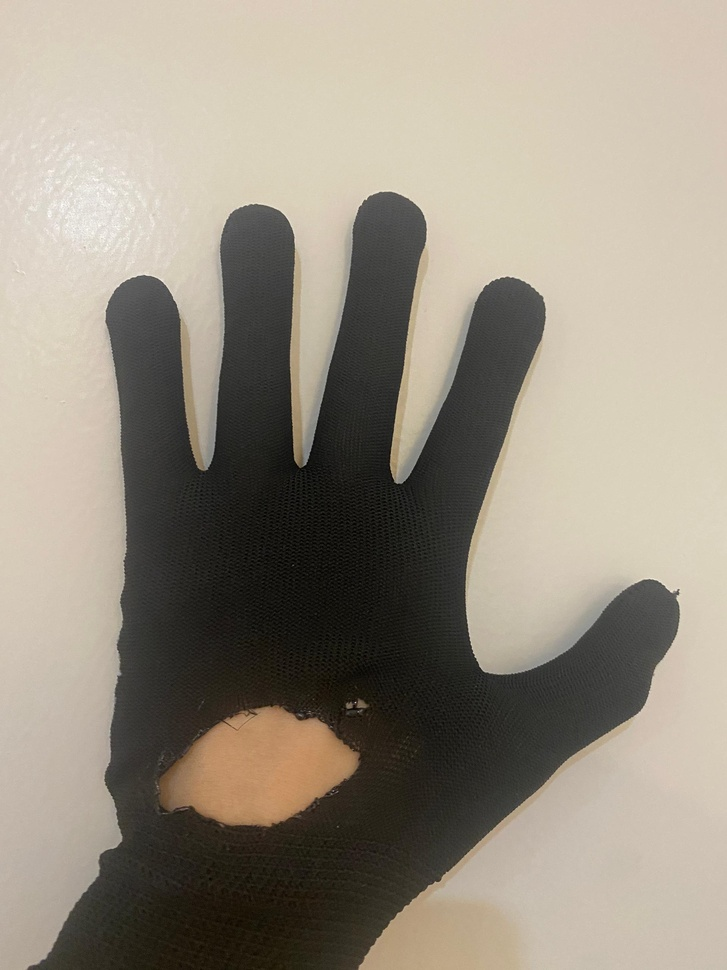
%> input picture Burn-1.jpg, 727 x 970 px, shrunk from 1920 x 2560 before the run
$ octave BurnDetection.m   (GNU Octave 9; MATLAB toolbox functions it lacks are replaced by stand-ins)
%> lines starting %> are read from the running program, lines starting %| are printed output that depends on the picture; in (x1, y1, x2, y2) boxes, pixels count from 0 and x2, y2 are one past the last pixel; in counts of white or black regions, pixels touching at a corner belong together; the program's own positions count from 1
                           %---------------Detect Burn Holes----------------%
% Load the image
image = imread('Burn-1.jpg');
%> image is the input picture: size 970x727x3 uint8; mean R, G, B 151, 142.6, 129

% Convert to grayscale
grayImage = rgb2gray(image);
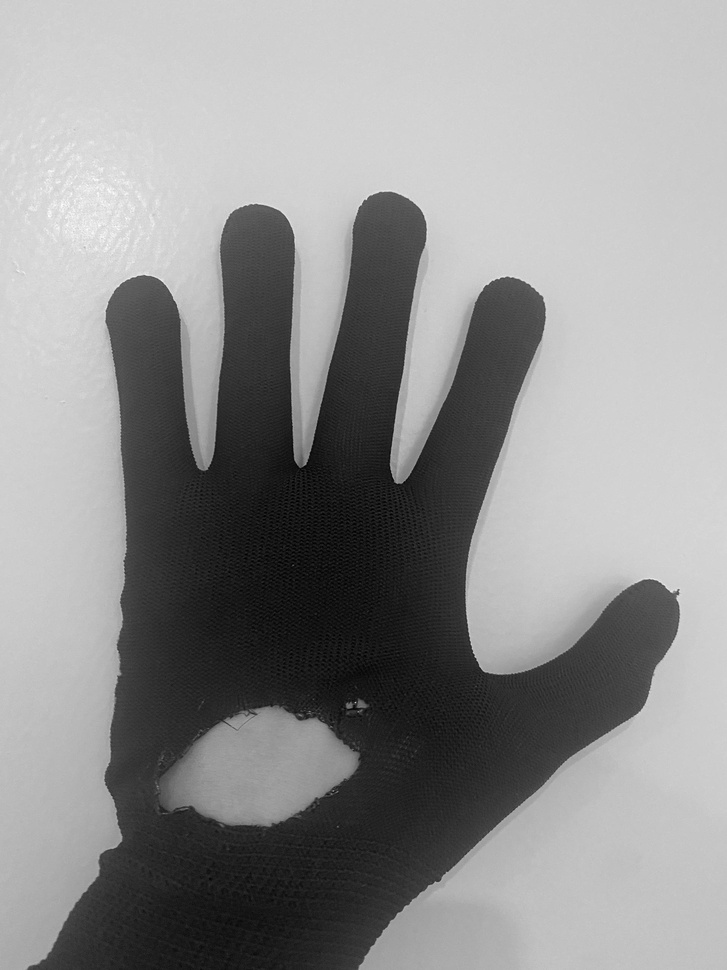
%> grayImage: size 970x727 uint8; min 0, max 254, mean 143.6

% Convert the grayscale image to a binary image using adaptive thresholding
% Convert to binary helps to identify regions of interest
binary = imbinarize(grayImage, 'adaptive', 'ForegroundPolarity','dark','Sensitivity',0.4);
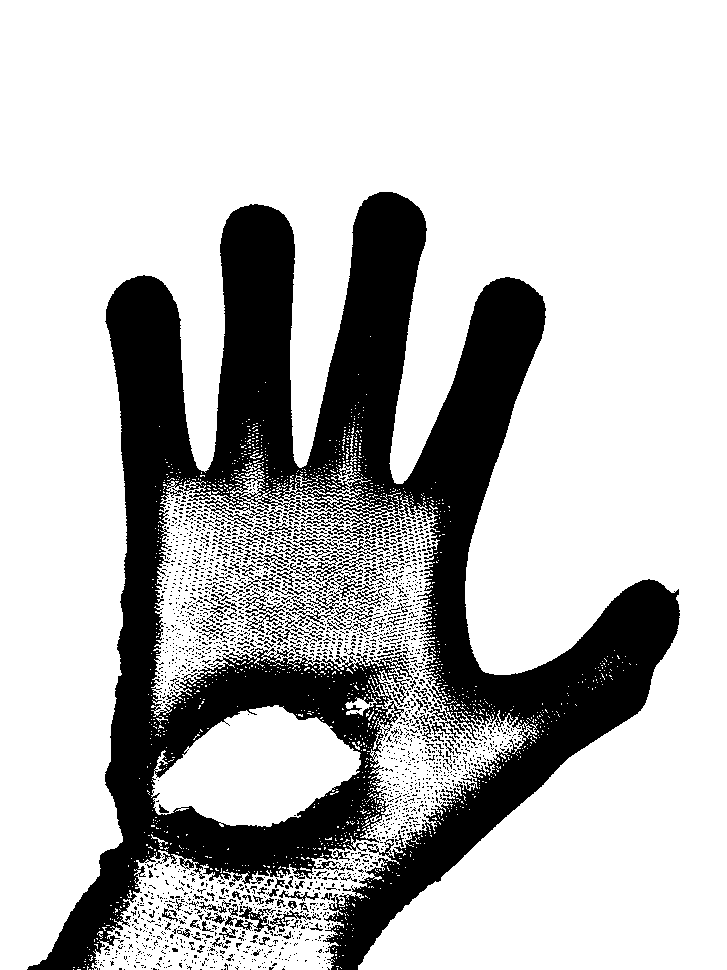
%> binary: size 970x727 logical; 74.6% white; 2373 black regions (2218 under 20 px), largest, box (x1, y1, x2, y2) and area: (27, 192, 680, 970) 160826, (290, 551, 366, 582) 525, (311, 575, 382, 607) 387

% Perform morphological opening to remove noise
% This involves erosion followed by dilation, using a disk-shaped structuring element.
structuringElement = strel('disk', 17);
cleanedImage = imopen(binary, structuringElement);
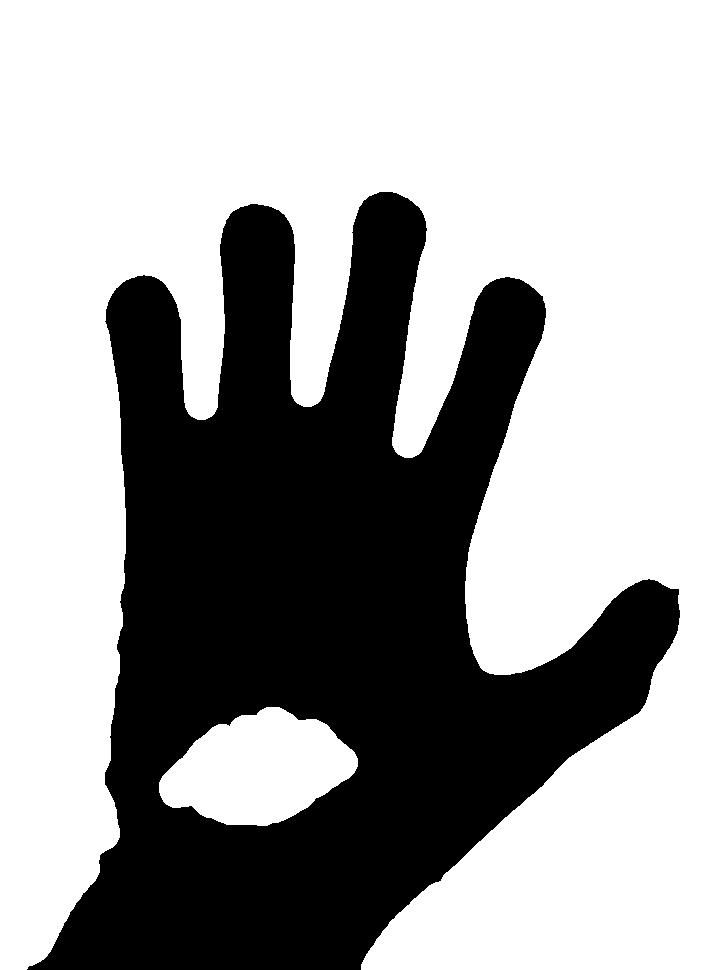
%> cleanedImage: size 970x727 logical; 64.3% white; 1 black region, box (x1, y1, x2, y2) and area: (27, 192, 680, 970) 251778

% Label connected components in binary Image
[connectedComponents, numberOfObjects] = bwlabel(cleanedImage);
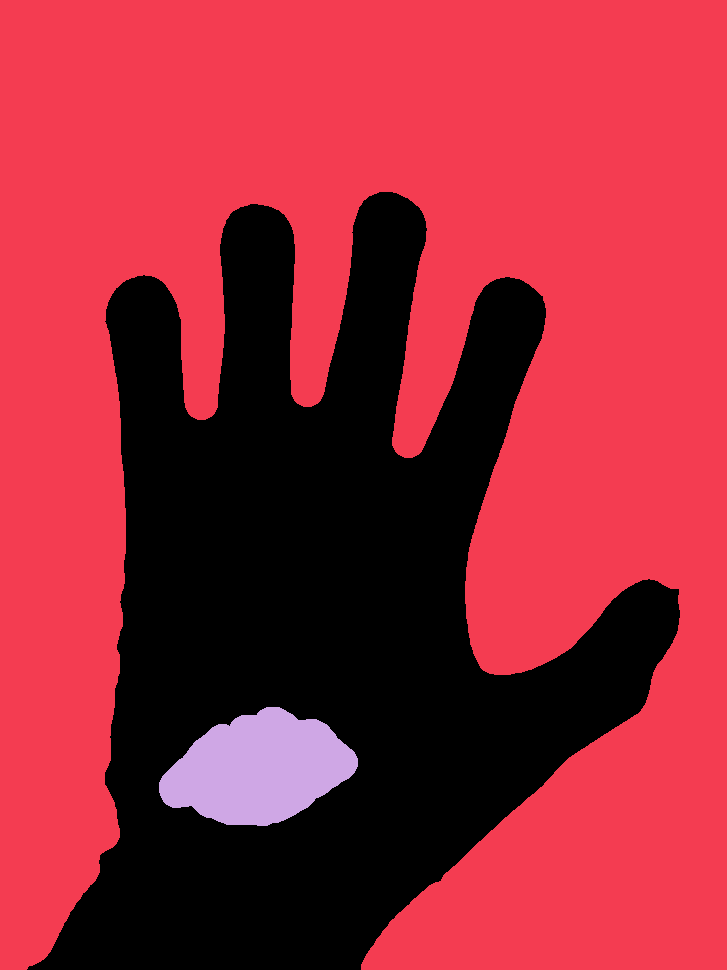
%> connectedComponents: size 970x727 double; 3 distinct labels, from 0 to 2; one colour per label, 0 black
%> numberOfObjects = 2

% Extract properties of the connected components, focusing on their area, pixel indices,
% and centroids
stats = regionprops(connectedComponents, 'Area', 'PixelIdxList', 'Centroid');
%> stats = 2 regions; Area and Centroid: 437556 [391.8 399.6], 15856 [259.3 769.6]

% Sort the connected components based on their area in descending order
[sortedAreas, sortedIdx] = sort([stats.Area], 'descend');
%> sortedAreas = [437556 15856]; sortedIdx = [1 2]

% Initialize a binary mask to highlight burn holes within the objects
holeMask = false(size(grayImage));

% Iterate over the sorted connected components, starting from the second largest
% The largest component is likely not a hole but the main object of interest
for k = 2:length(sortedAreas)
    % Define a threshold for what we consider a bunr hole
    % This threshold can be defined based on the size of the holes we expect to find
    holeAreaThreshold = 100;

    % If the area of the current component exceeds the threshold, it's marked as a hole
    if stats(sortedIdx(k)).Area > holeAreaThreshold
        % Update the burn hole mask to include the current component
        holeMask(stats(sortedIdx(k)).PixelIdxList) = true;
    end
end
%> this loop made 1 pass
%> holeAreaThreshold on pass 1: 100
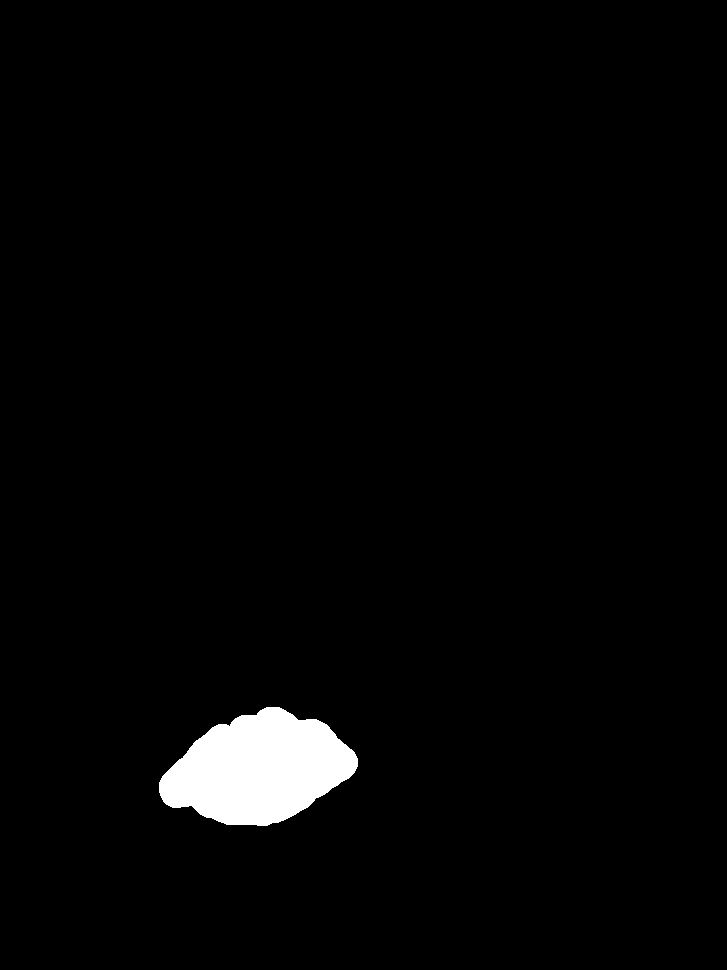
%> holeMask: size 970x727 logical; 2.2% white; 1 white region, box (x1, y1, x2, y2) and area: (159, 707, 358, 826) 15856

% Find the boundary of the identified holes for visualization
[B, L] = bwboundaries(holeMask, 'noholes');
%> B = 1 boundary; box (x1, y1, x2, y2) and points: (159, 707, 358, 826) 440

% Start plotting
figure;

% Subplot for the original image
subplot(2, 2, 1);
imshow(image);
title('Original Image');

% Subplot for the binary image
subplot(2, 2, 2);
imshow(binary);
title('Binary Image');

% Subplot for the cleaned image
subplot(2, 2, 3);
imshow(cleanedImage);
title('Cleaned Image');

% Subplot for the original image with boundaries of the holes
subplot(2, 2, 4);
imshow(image);
hold on;
title('Original Image with Hole Boundaries');

% Overlay the boundaries of the holes of identified holes on the image
for k = 1:length(B)
    boundary = B{k};
    plot(boundary(:,2), boundary(:,1), 'r', 'LineWidth', 2);
end
%> this loop made 1 pass
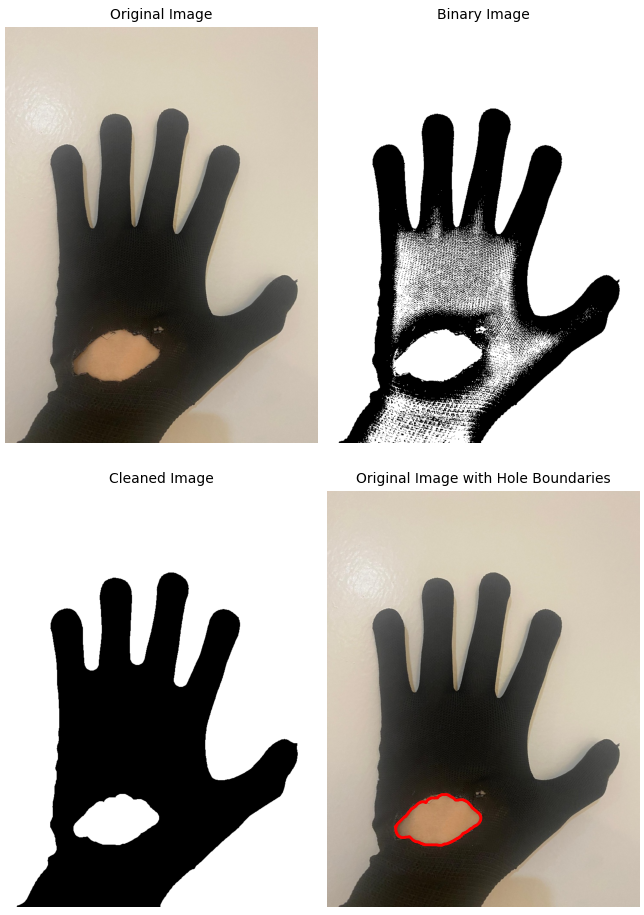
%> figure redrawn from the program's plot data, 4 panels
hold off;

$ run again, with Burn-4.jpg copied over Burn-1.jpg
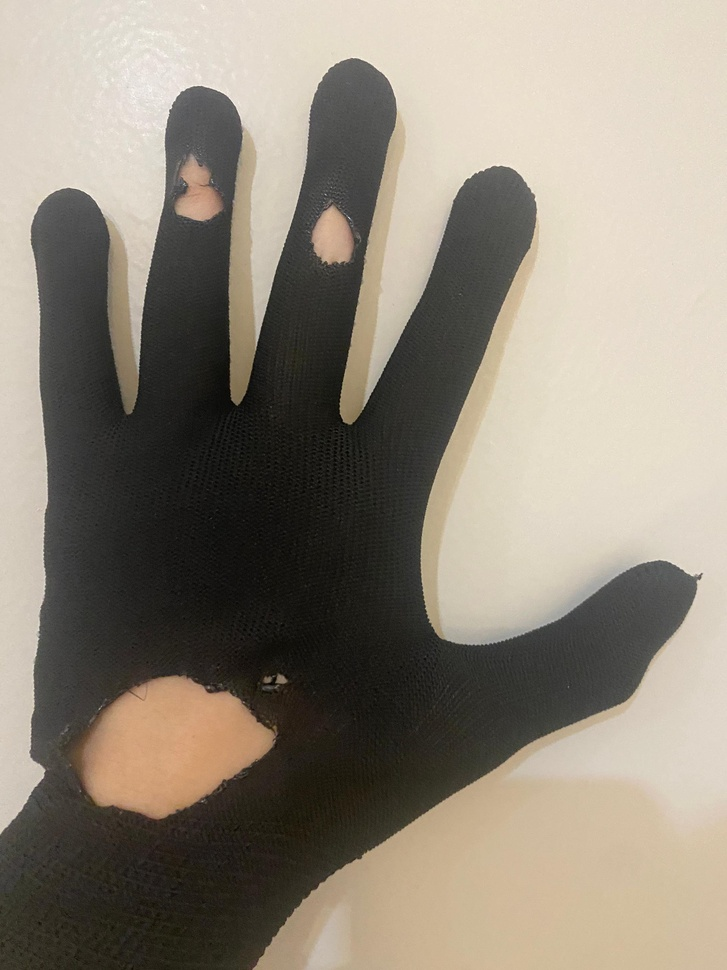
%> input picture Burn-4.jpg, 727 x 970 px, shrunk from 1920 x 2560 before the run
%> image is the input picture: size 970x727x3 uint8; mean R, G, B 142.8, 134.2, 121.1
%> binary: size 970x727 logical; 70.7% white; 3701 black regions (3593 under 20 px), largest, box (x1, y1, x2, y2) and area: (0, 58, 703, 970) 189567, (193, 583, 232, 618) 344, (301, 452, 331, 465) 134
%> cleanedImage: size 970x727 logical; 55.8% white; 1 black region, box (x1, y1, x2, y2) and area: (0, 58, 703, 970) 311696
%> connectedComponents: size 970x727 double; 5 distinct labels, from 0 to 4
%> numberOfObjects = 4
%> stats = 4 regions; Area and Centroid: 371986 [452.5 414.8], 18786 [169.4 747.4], 1662 [333.4 238.7], 1060 [201.6 203]
%> sortedAreas = [371986 18786 1662 1060]; sortedIdx = [1 2 4 3]
%> the loop `for k = 2:length(sortedAreas)` made 3 passes
%> `[B, L] = bwboundaries(holeMask, 'noholes');`:
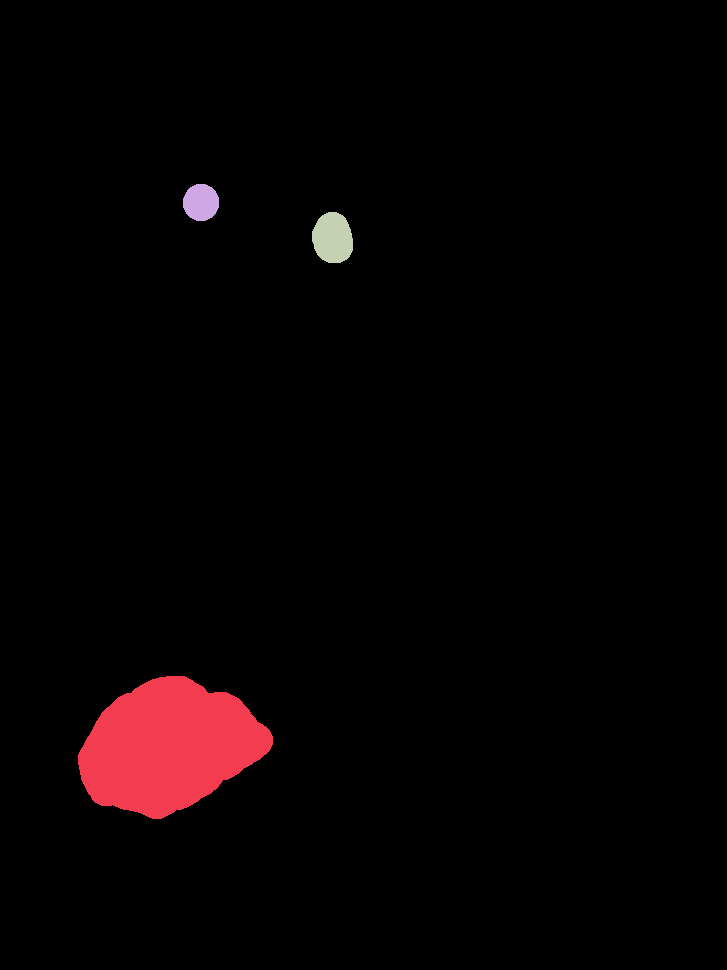
%> L: size 970x727 double; 4 distinct labels, from 0 to 3; one colour per label, 0 black
%> B = 3 boundaries; box (x1, y1, x2, y2) and points: (78, 676, 273, 819) 461, (312, 212, 353, 263) 133, (183, 184, 219, 221) 103
%> the loop `for k = 1:length(B)` made 3 passes
%> after the loop `for k = 1:length(B)`:
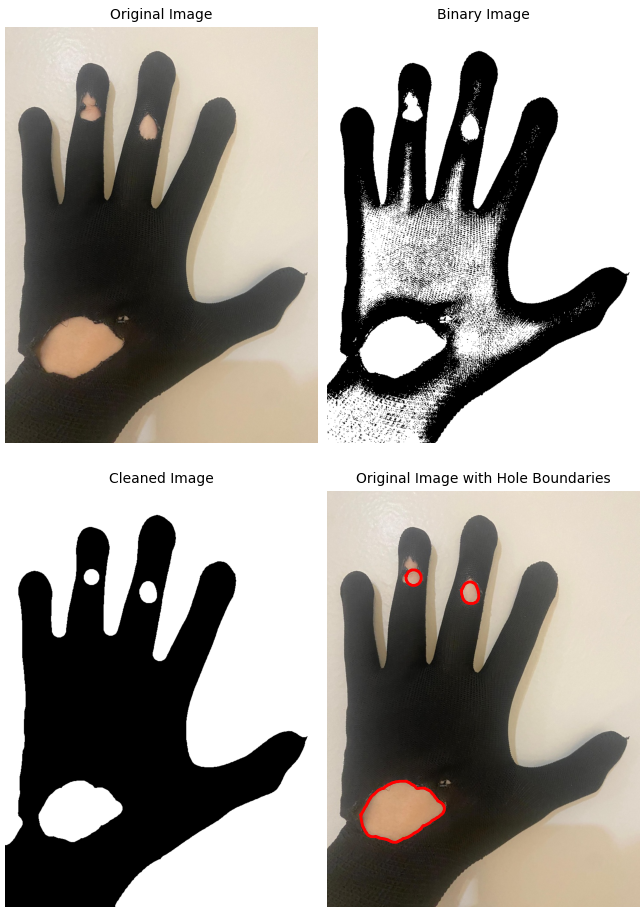
%> figure redrawn from the program's plot data, 4 panels
